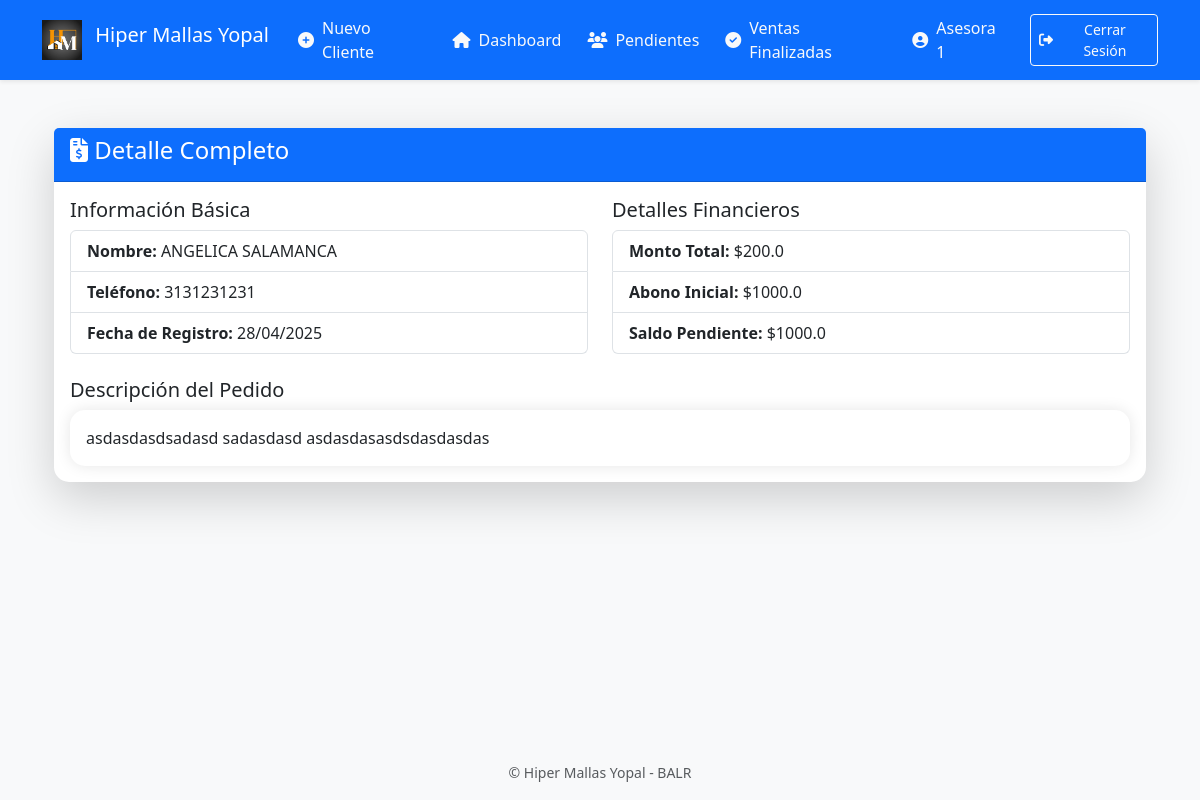
The page /cliente/1 (signed in) on the database its author committed.
### app.py (models this page shows)
class Asesora(UserMixin, db.Model):
    id = db.Column(db.Integer, primary_key=True)
    nombre = db.Column(db.String(100), nullable=False)
    usuario = db.Column(db.String(50), unique=True, nullable=False)
    contraseña = db.Column(db.String(200), nullable=False)
    es_admin = db.Column(db.Boolean, default=False)
    role = db.Column(db.String(20), default='asesora')
    clientes = db.relationship('Cliente', backref='asesora', lazy=True)
    activa = db.Column(db.Boolean, default=True)  # <- Campo agregado
    permiso_temporal = db.Column(db.Boolean, default=False)
    permiso_inicio = db.Column(db.DateTime)
    permiso_duracion = db.Column(db.Integer)

class Cliente(db.Model):
    id = db.Column(db.Integer, primary_key=True)
    nombre = db.Column(db.String(100), nullable=False)
    telefono = db.Column(db.String(20), nullable=False)
    monto_total = db.Column(db.Float, nullable=True)
    abono = db.Column(db.Float, default=0)
    saldo = db.Column(db.Float)
    estado = db.Column(db.String(20), default='pendiente')
    asesora_id = db.Column(db.Integer, db.ForeignKey('asesora.id'))
    descripcion = db.Column(db.Text, nullable=True)
    etapa = db.Column(db.String(20), default='por_llamar')
    fecha_creacion = db.Column(db.DateTime, default=datetime.utcnow)  # Nueva fecha automática
    fecha_recordatorio = db.Column(db.Date, nullable=True)  # Nueva fecha editable

### app.py (the view)
@app.route('/cliente/<int:id>')
@login_required
def detalle_cliente(id):
    cliente = Cliente.query.get_or_404(id)
    return render_template('detalle_cliente.html', cliente=cliente)

### app.py (called while the page is built)
@app.before_request
def check_temporal_permissions():
    if current_user.is_authenticated and current_user.permiso_temporal:
        tiempo_transcurrido = (datetime.utcnow() - current_user.permiso_inicio).seconds
        if tiempo_transcurrido > current_user.permiso_duracion * 60:
            current_user.permiso_temporal = False
            db.session.commit()

@login_manager.user_loader
def load_user(user_id):
    return Asesora.query.get(int(user_id))

### templates/detalle_cliente.html (shortened to what this page needs)
{% extends "base.html" %}
{% block content %}
<div class="container mt-4">
    <div class="card shadow-lg">
        <div class="card-header bg-primary text-white">
            <h4><i class="fas fa-file-invoice-dollar"></i> Detalle Completo</h4>
        </div>
        <div class="card-body">
            <div class="row">
                <div class="col-md-6">
                    <h5>Información Básica</h5>
                    <ul class="list-group">
                        <li class="list-group-item">
                            <strong>Nombre:</strong> {{ cliente.nombre }}
                        </li>
                        <li class="list-group-item">
                            <strong>Teléfono:</strong> {{ cliente.telefono }}
                        </li>
                        <li class="list-group-item">
                            <strong>Fecha de Registro:</strong> {{ cliente.fecha_creacion.strftime('%d/%m/%Y') }}
                        </li>
                    </ul>
                </div>
                <div class="col-md-6">
                    <h5>Detalles Financieros</h5>
                    <ul class="list-group">
                        <li class="list-group-item">
                            <strong>Monto Total:</strong> ${{ cliente.monto_total|round(2) }}
                        </li>
                        <li class="list-group-item">
                            <strong>Abono Inicial:</strong> ${{ cliente.abono|round(2) }}
                        </li>
                        <li class="list-group-item">
                            <strong>Saldo Pendiente:</strong> ${{ cliente.saldo|round(2) }}
                        </li>
                    </ul>
                </div>
            </div>
            <div class="mt-4">
                <h5>Descripción del Pedido</h5>
                <div class="card">
                    <div class="card-body">
                        {{ cliente.descripcion or "Sin descripción adicional" }}
                    </div>
                </div>
            </div>
        </div>
    </div>
</div>
{% endblock %}

### templates/base.html (shortened to what this page needs)
<!DOCTYPE html>
<html lang="es" data-bs-theme="light">
<head>
    <link href="https://cdn.jsdelivr.net/npm/bootstrap@5.3.0/dist/css/bootstrap.min.css" rel="stylesheet">
    <link rel="stylesheet" href="https://cdnjs.cloudflare.com/ajax/libs/font-awesome/6.4.0/css/all.min.css">
    <link rel="stylesheet" href="{{ url_for('static', filename='css/styles.css') }}">
    <link rel="stylesheet" href="https://cdnjs.cloudflare.com/ajax/libs/font-awesome/6.4.0/css/all.min.css">
</head>
<body class="d-flex flex-column min-vh-100">
    <nav class="navbar navbar-expand-lg navbar-dark bg-primary shadow-sm">
        <div class="container">
            <a class="navbar-brand" href="{{ url_for('dashboard') }}">
                <img src="{{ url_for('static', filename='img/logo.png') }}"
                     alt="Logo HiperMallas"
                     class="d-inline-block align-top"
                     style="height: 40px;">
                <span class="ms-2 d-none d-md-inline">Hiper Mallas Yopal</span>
            </a>
<div class="collapse navbar-collapse" id="mainNav">
    <ul class="navbar-nav ms-auto align-items-center">
        {% if current_user.is_authenticated %}
        <li class="nav-item">
            <a class="nav-link d-flex align-items-center" href="{{ url_for('index') }}">
                <i class="fas fa-plus-circle me-2"></i> Nuevo Cliente
            </a>
        </li>
        <li class="nav-item">
            <a class="nav-link d-flex align-items-center" href="{{ url_for('dashboard') }}">
                <i class="fas fa-home me-2"></i> Dashboard
            </a>
        </li>
        <li class="nav-item">
            <a class="nav-link d-flex align-items-center" href="{{ url_for('clientes') }}">
                <i class="fas fa-users me-2"></i> Pendientes
            </a>
        </li>
        <li class="nav-item">
            <a class="nav-link d-flex align-items-center" href="{{ url_for('ventas_finalizadas') }}">
                <i class="fas fa-check-circle me-2"></i> Ventas Finalizadas
            </a>
        </li>
            <a class="nav-link d-flex align-items-center">
        <i class="fas fa-user-circle me-2"></i> {{ current_user.nombre }}
            </a>
        {% endif %}
        {% if current_user.is_authenticated %}
        <li class="nav-item ms-2">
            <a class="btn btn-outline-light btn-sm d-flex align-items-center" href="{{ url_for('logout') }}">
                <i class="fas fa-sign-out-alt me-2"></i> Cerrar Sesión
            </a>
        </li>
        {% endif %}
    </ul>
</div>
        </div>
    </nav>
    <main class="container flex-grow-1 mt-4">
        {% block content %}{% endblock %}
    </main>
    <footer class="mt-auto bg-light py-3">
        <div class="container text-center">
            <div class="text-muted">
                <small>
                    &copy; Hiper Mallas Yopal - BALR<br>
                </small>
            </div>
        </div>
    </footer>
</body>
</html>

### static/css/styles.css (style rules this page uses)
:root { --primary-color: #2c3e50; --secondary-color: #3498db; }
body { background-color: #f8f9fa; display: flex; min-height: 100vh; }
.nav-link { color: #f8f9fa; transition: all 0.3s; border-radius: 8px; margin: 5px 0; }
.card { border: none; border-radius: 15px; box-shadow: 0 0 15px rgba(0,0,0,0.1); transition: transform 0.3s; }
.nav-link { transition: all 0.3s ease; border-radius: 5px; margin: 0 5px; }
body { display: flex; flex-direction: column; min-height: 100vh; }

### rows shown on the page
Asesora: nombre "Asesora 1"
Cliente: nombre "ANGELICA SALAMANCA", telefono "3131231231", fecha_creacion "28/04/2025", monto_total "200.0", abono "1000.0", saldo "1000.0", descripcion "asdasdasdsadasd sadasdasd asdasdasasdsdasdasdas"
